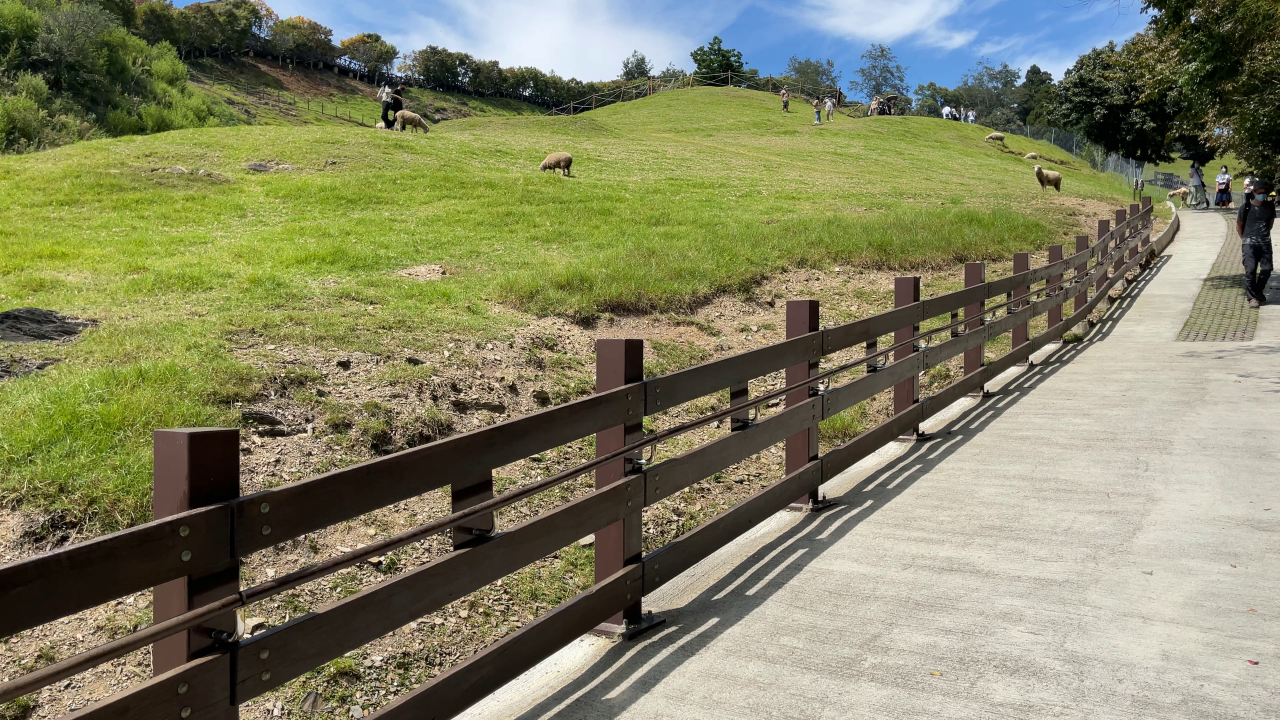
#> input picture AI/Images_Class_Identification_OK/危險場域辨識/my_images/image1.jpg, 3840 x 2160 px (shown at 1/3 size)
$ jupyter execute is_in_poly.ipynb
#> lines starting #> are read from the running program, lines starting #| are printed output that depends on the picture
[cell 1]
import cv2
import numpy as np

[cell 2]
img = cv2.imread("./my_images/image1.jpg")
#> img is the input picture: shape (2160, 3840, 3); mean B, G, R 100.2, 131.5, 131.3
img = cv2.resize(img, (1800, 1000), interpolation=cv2.INTER_AREA)
#> img: shape (1000, 1800, 3)
overlay = img.copy()

[cell 3]
#cv2.imshow('my image',img)

#cv2.waitKey(0)
#cv2.destroyAllWindows()

[cell 4]
def is_in_poly(p, poly):
    """

    :param p: [x, y]
    :param poly: [[], [], [], [], ...]
    :return:
    """
    px, py = p
    is_in = False
    for i, corner in enumerate(poly):
        next_i = i + 1 if i + 1 < len(poly) else 0
        x1, y1 = corner
        x2, y2 = poly[next_i]
        if (x1 == px and y1 == py) or (x2 == px and y2 == py):  # if point is on vertex
            is_in = True
            break
        if min(y1, y2) < py <= max(y1, y2):  # find horizontal edges of polygon
            x = x1 + (py - y1) * (x2 - x1) / (y2 - y1)
            if x == px:  # if point is on edge
                is_in = True
                break
            elif x > px:  # if point is on left-side of line
                is_in = not is_in
    return is_in

[cell 5]
person = [3, 3]

poly = [[50, 50], [1400, 30], [1500, 380], [30, 800]]

points2 = np.array([[50, 50], [1400, 30], [1500, 380], [30, 800]])

light_red = (0, 0, 255)
light_green = (144, 238, 144)

if is_in_poly(person, poly) == True:
    #points2 = np.array([[50, 50], [1400, 30], [1500, 380], [30, 800]])
    #light_red = (0, 0, 255)
    cv2.fillPoly(img, [points2], light_red)

    alpha = 0.4  # Transparency factor.

    # Following line overlays transparent rectangle over the image
    img_new = cv2.addWeighted(overlay, alpha, img, 1 - alpha, 0)
    cv2.imwrite('colored_region_1.jpg', img_new)

else:
    cv2.fillPoly(img, [points2], light_green)
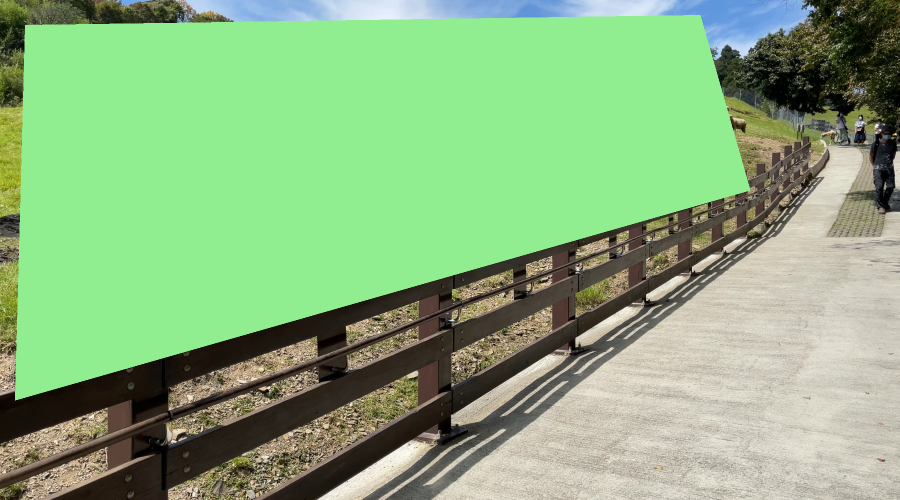
#> img: shape (1000, 1800, 3) (shown at 1/2 size); mean B, G, R 127.8, 177, 138

    alpha = 0.4  # Transparency factor.

    # Following line overlays transparent rectangle over the image
    img_new = cv2.addWeighted(overlay, alpha, img, 1 - alpha, 0)
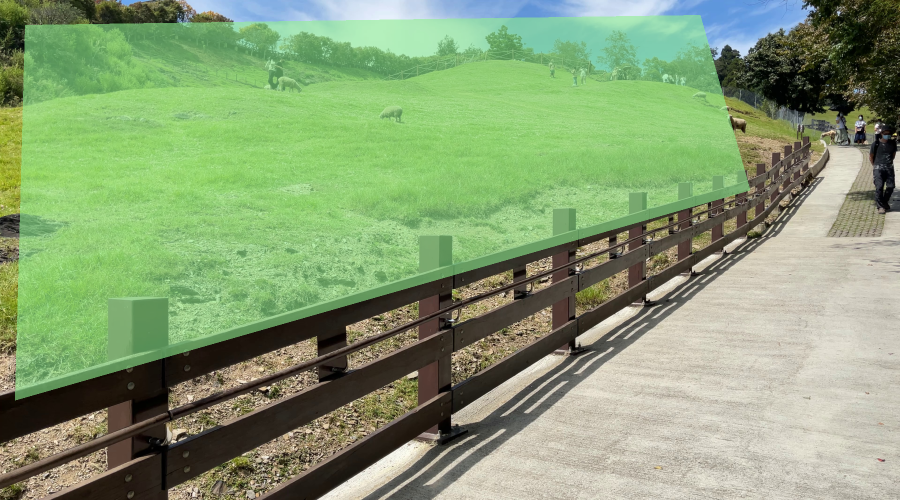
#> img_new: shape (1000, 1800, 3) (shown at 1/2 size); mean B, G, R 116.8, 158.8, 135.3
    cv2.imwrite('colored_region_2.jpg', img_new)

$ run again, with AI/Images_Class_Identification_OK/危險場域辨識/my_images/image10.jpg copied over AI/Images_Class_Identification_OK/危險場域辨識/my_images/image1.jpg
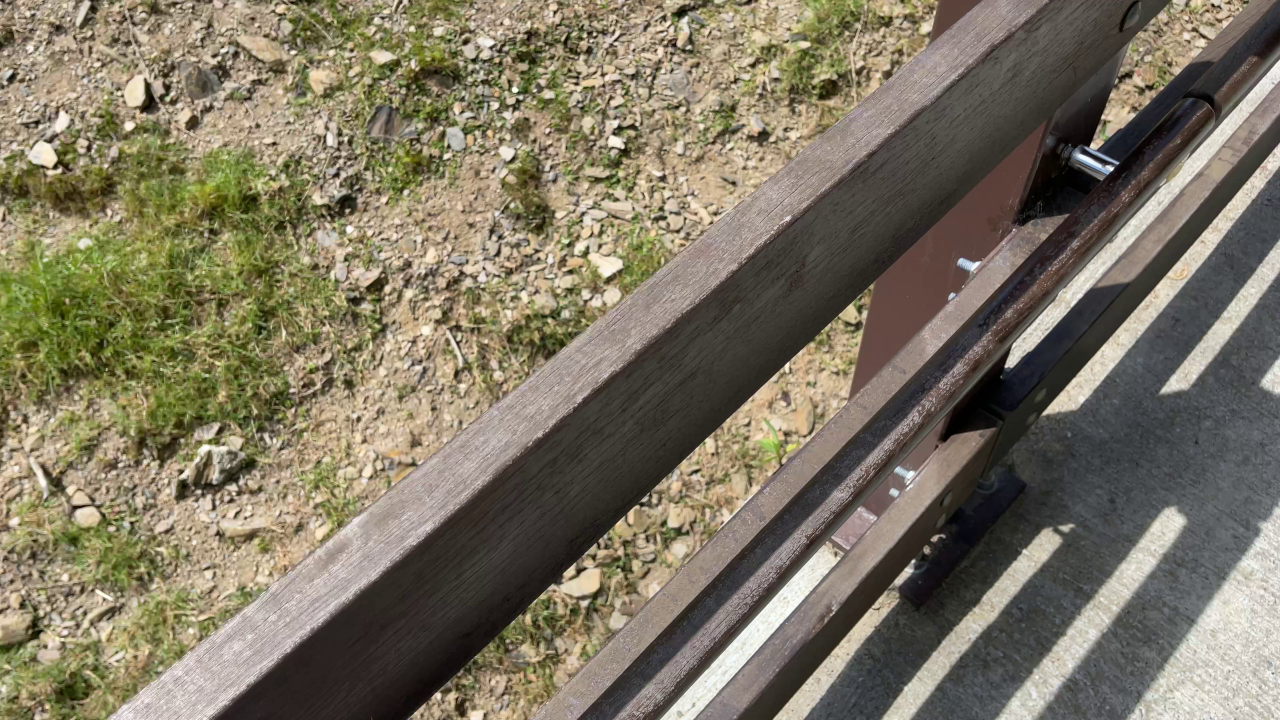
#> input picture AI/Images_Class_Identification_OK/危險場域辨識/my_images/image10.jpg, 3840 x 2160 px (shown at 1/3 size)
#> img is the input picture: shape (2160, 3840, 3); mean B, G, R 98.5, 117.5, 125.3
#> `cv2.fillPoly(img, [points2], light_green)`:
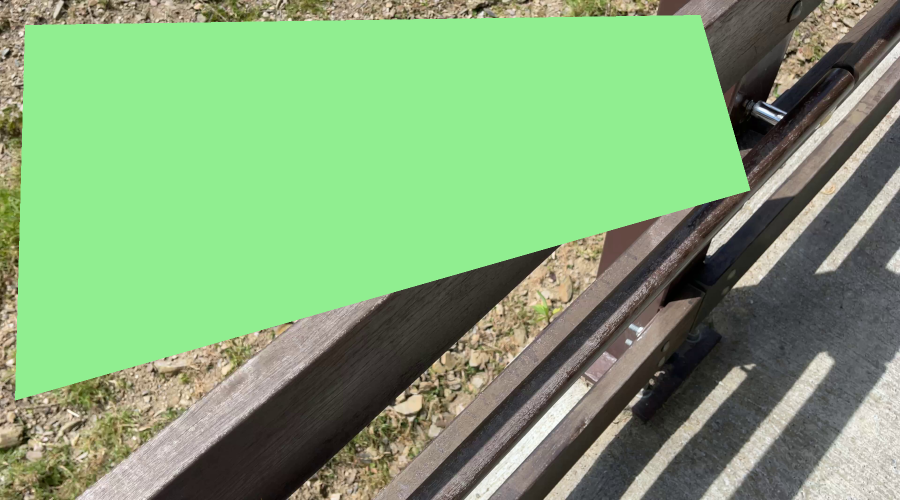
#> img: shape (1000, 1800, 3) (shown at 1/2 size); mean B, G, R 118.6, 166.2, 128.8
#> `img_new = cv2.addWeighted(overlay, alpha, img, 1 - alpha, 0)`:
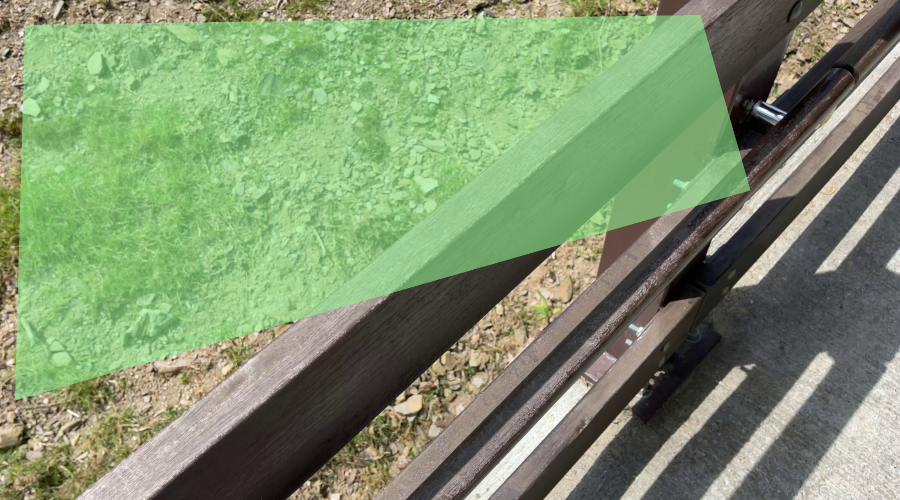
#> img_new: shape (1000, 1800, 3) (shown at 1/2 size); mean B, G, R 110.5, 146.7, 127.4

$ run again, with AI/Images_Class_Identification_OK/危險場域辨識/my_images/image11.jpg copied over AI/Images_Class_Identification_OK/危險場域辨識/my_images/image1.jpg
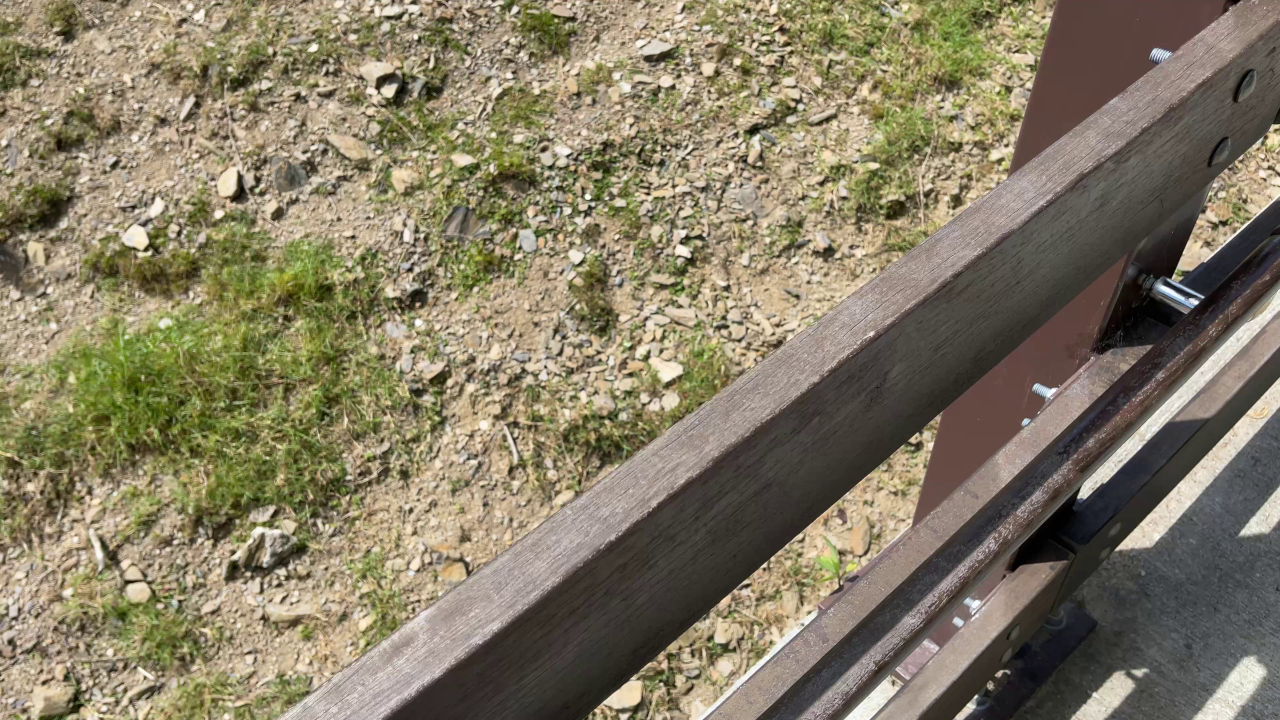
#> input picture AI/Images_Class_Identification_OK/危險場域辨識/my_images/image11.jpg, 3840 x 2160 px (shown at 1/3 size)
#> img is the input picture: shape (2160, 3840, 3); mean B, G, R 100.9, 123.9, 133.1
#> `cv2.fillPoly(img, [points2], light_green)`:
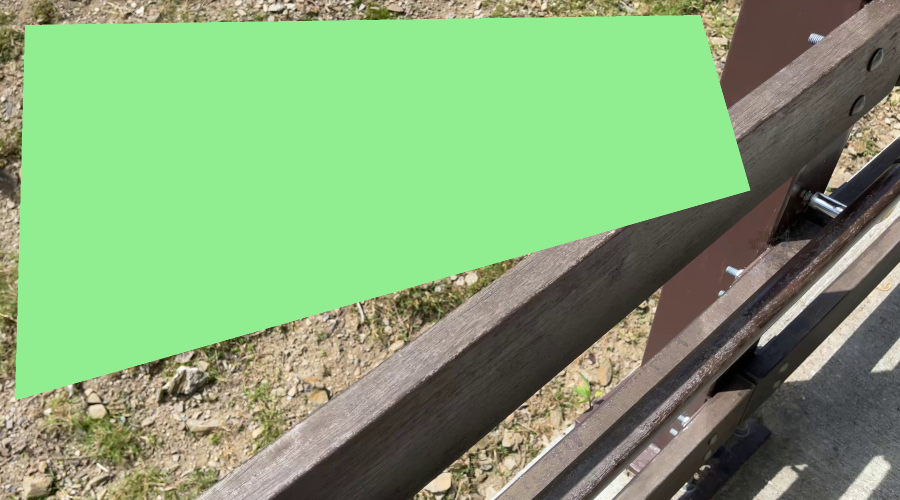
#> img: shape (1000, 1800, 3) (shown at 1/2 size); mean B, G, R 117.5, 166.7, 130.9
#> `img_new = cv2.addWeighted(overlay, alpha, img, 1 - alpha, 0)`:
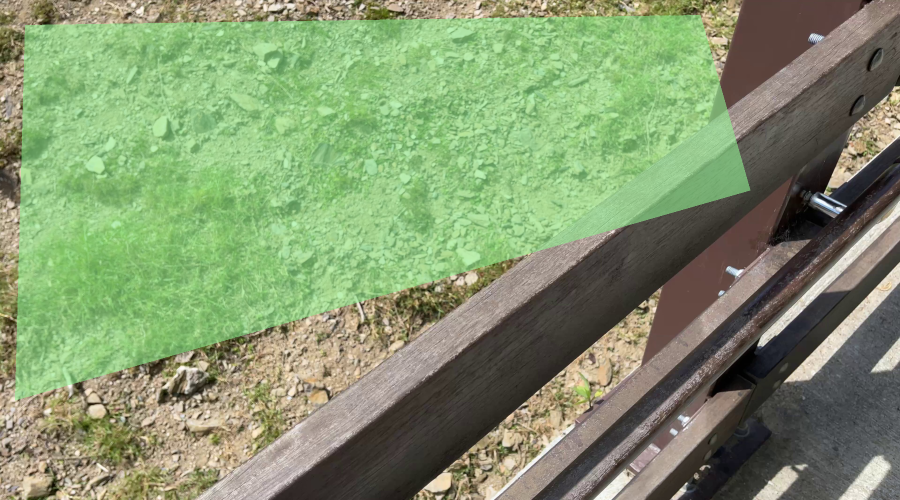
#> img_new: shape (1000, 1800, 3) (shown at 1/2 size); mean B, G, R 110.9, 149.6, 131.8

$ run again, with AI/Images_Class_Identification_OK/危險場域辨識/my_images/image115.jpg copied over AI/Images_Class_Identification_OK/危險場域辨識/my_images/image1.jpg
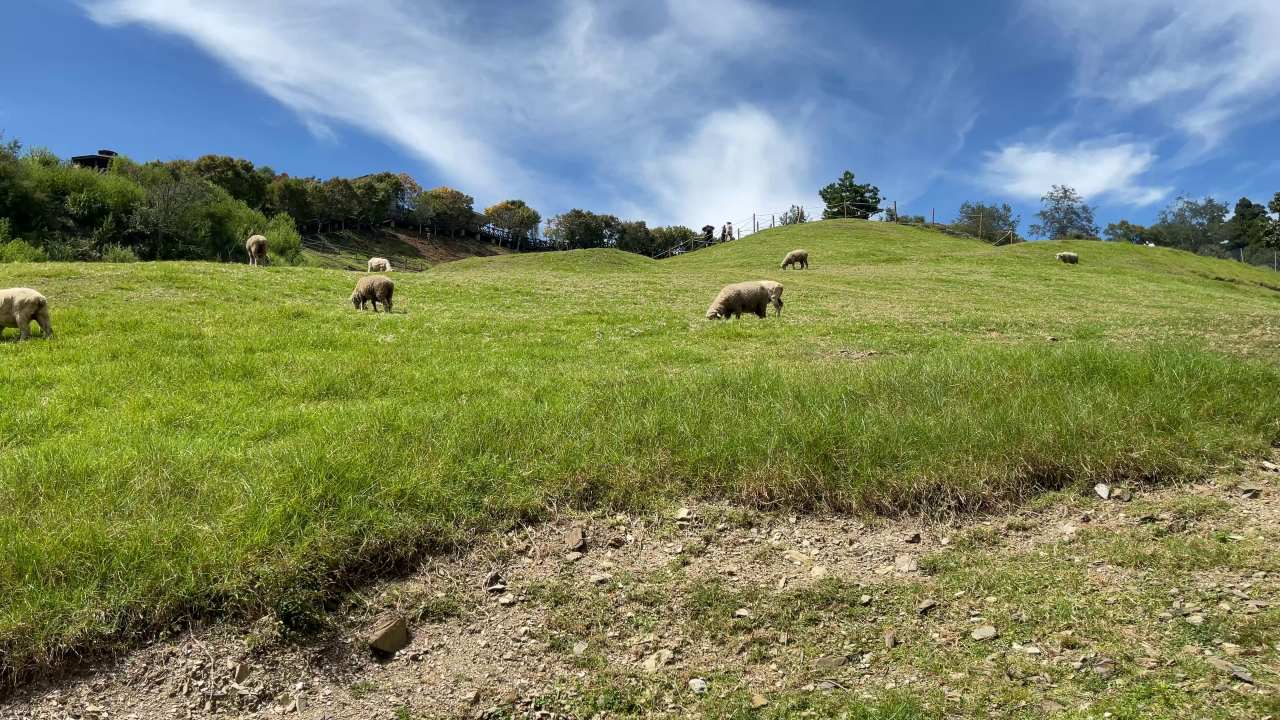
#> input picture AI/Images_Class_Identification_OK/危險場域辨識/my_images/image115.jpg, 3840 x 2160 px (shown at 1/3 size)
#> img is the input picture: shape (2160, 3840, 3); mean B, G, R 103.5, 134.1, 123.2
#> `cv2.fillPoly(img, [points2], light_green)`:
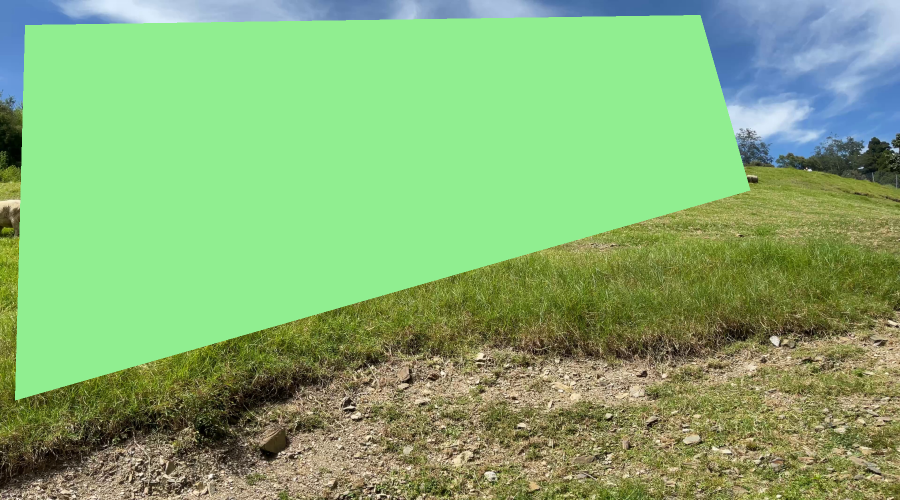
#> img: shape (1000, 1800, 3) (shown at 1/2 size); mean B, G, R 115.6, 175.7, 132.6
#> `img_new = cv2.addWeighted(overlay, alpha, img, 1 - alpha, 0)`:
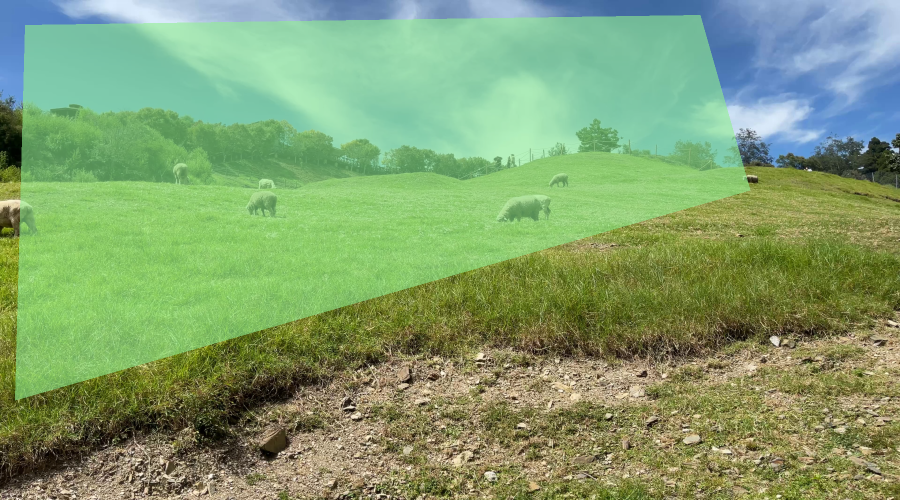
#> img_new: shape (1000, 1800, 3) (shown at 1/2 size); mean B, G, R 110.8, 159.1, 128.8
